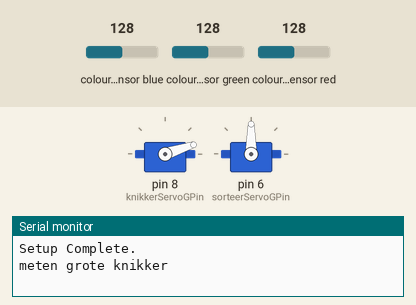
Recording of a sketch running on a simulated Arduino Mega 2560, built with avr-gcc and run on an emulated ATmega2560. Shown: 2 × servo, the last lines printed to the serial monitor. Wiring (inferred from the names in the program): TCS3200 colour sensor: output pin 39; S2 pin 41; S3 pin 43; S0 pin 53; S1 pin 51. The inputs (shaded band) are chosen by the test bench; at power-on: colour sensor blue 128, colour sensor green 128, colour sensor red 128.

Above: at 0.1 s.
At 19.3 s:
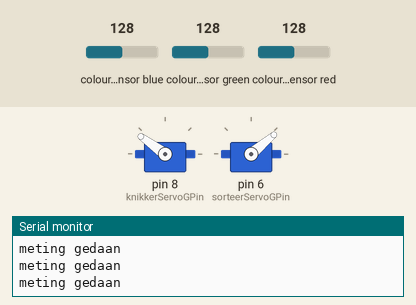
At 28.9 s:
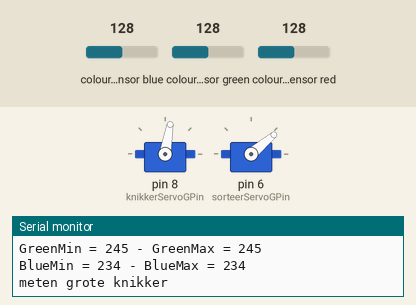
At 36.5 s:
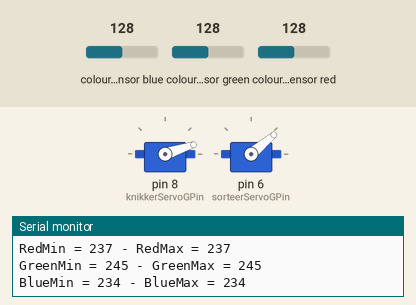
Timing chart, 0 to 38.0 s (numbered marks = the images above):
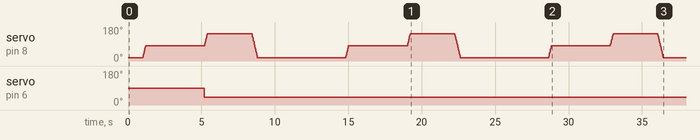

The sketch:

Calibratie_Code_Kleurensensor.ino
```cpp
#include <Servo.h> //Servo library toegevoegd

Servo knikkerServoG; //detectie servo wiel voor Grote knikkers
Servo sorteerServoG; // de sorteerservo voor de grote knikkers

const uint8_t knikkerServoGPin = 8; //servo pin
const uint8_t sorteerServoGPin = 6; //servo pin

const uint8_t S0 = 53;  //kleurensensor pin
const uint8_t S1 = 51;  //kleurensensor pin
const uint8_t S2 = 41;  //kleurensensor pin
const uint8_t S3 = 43;  //kleurensensor pin
const uint8_t sensorOut = 39;  //kleurensensor pin

int redPW = 0; // Variables for Color Pulse Width Measurements
int greenPW = 0;
int bluePW = 0;
int redValueMin; //variabeles voor knikkerdetectie
int redValueMax;
int greenValueMin;
int greenValueMax;
int blueValueMin;
int blueValueMax;
int redValue; //variabeles voor knikkerdetectie
int greenValue;
int blueValue;

//Kleurensensor standaard:
const int redMin = 28; // Red minimum value
const int redMax = 178; // Red maximum value
const int greenMin = 32; // Green minimum value
const int greenMax = 199; // Green maximum value
const int blueMin = 28; // Blue minimum value
const int blueMax = 160; // Blue maximum value

const uint8_t knikkerServo_Begin = 18;
const uint8_t knikkerServo_Sensor = 80;
const uint8_t knikkerServo_Eind = 144;
const uint8_t sorteerServoGhoekMidden = 40; //de buffer voor midden

void setup() {
  // put your setup code here, to run once:
Serial.begin(9600);
  //Alle pinmodes worden hier gedefineerd:
  pinMode(S0, OUTPUT);
  pinMode(S1, OUTPUT);
  pinMode(S2, OUTPUT);
  pinMode(S3, OUTPUT);
  pinMode(sensorOut, INPUT);
  pinMode(knikkerServoGPin, OUTPUT);
  pinMode(sorteerServoGPin, OUTPUT);

  //Alle Servos worden verbinden met de juiste pin:
  knikkerServoG.attach(knikkerServoGPin);
  sorteerServoG.attach(sorteerServoGPin);

  // Set Frequency scaling to 20%
  digitalWrite(S0, HIGH);
  digitalWrite(S1, LOW);

  Serial.println("Setup Complete.");
}

void loop() {
    // wiel draaien naar beginpositie en naar de sensor:
    Serial.println("meten grote knikker");
    knikkerServoG.write(knikkerServo_Begin);
    delay(1000);
    for (int hoek = knikkerServo_Begin; hoek <= knikkerServo_Sensor; hoek++) {
      knikkerServoG.write(hoek); //per stap van 1 graden wordt de servo aangestuurd
      delay(3.7);
    }
    delay(1000);

redValueMin=1000; //variabeles voor knikkerdetectie
redValueMax=0;
greenValueMin=1000;
greenValueMax=0;
blueValueMin=1000;
blueValueMax=0;

for(int i=0; i<5; i++){
  Serial.println("meting gedaan");
      delay(200);// Delay to stabilize sensor
      redPW = getRedPW();  // Read Red value
      redValue = map(redPW, redMin, redMax, 255, 0);  // Map to value from 0-255

      delay(200); // Delay to stabilize sensor
      greenPW = getGreenPW();  // Read Green value
      greenValue = map(greenPW, greenMin, greenMax, 255, 0);  // Map to value from 0-255

      delay(200); // Delay to stabilize sensor
      bluePW = getBluePW();  // Read Blue value
      blueValue = map(bluePW, blueMin, blueMax, 255, 0);  // Map to value from 0-255

      if(redValue>redValueMax){
        redValueMax=redValue;
      }
      if(redValue<redValueMin){
        redValueMin=redValue;
      }

      if(greenValue>greenValueMax){
        greenValueMax=greenValue;
      }
      if(greenValue<greenValueMin){
        greenValueMin=greenValue;
      }

      if(blueValue>blueValueMax){
        blueValueMax=blueValue;
      }
      if(blueValue<blueValueMin){
        blueValueMin=blueValue;
      }


}

      sorteerServoG.write(sorteerServoGhoekMidden);

      for (int hoek = knikkerServo_Sensor; hoek <= knikkerServo_Eind; hoek++) {
        knikkerServoG.write(hoek); //per stap van 1 graden wordt de servo aangestuurd
        delay(3.7);
      }
      delay(1000);
        // Print output to Serial Monitor
    Serial.print("RedMin = ");
    Serial.print(redValueMin);
    Serial.print(" - RedMax = ");
    Serial.println(redValueMax);
    Serial.print("GreenMin = ");
    Serial.print(greenValueMin);
    Serial.print(" - GreenMax = ");
    Serial.println(greenValueMax);
    Serial.print("BlueMin = ");
    Serial.print(blueValueMin);
    Serial.print(" - BlueMax = ");
    Serial.println(blueValueMax);

    delay(2000);
      for (int hoek = knikkerServo_Eind; hoek >= knikkerServo_Begin; hoek--) {
        knikkerServoG.write(hoek); //per stap van 1 graden wordt de servo aangestuurd
        delay(3.7);
      }
      delay(5000);
}

// Function to read Red Pulse Widths bij de grote knikkers
int getRedPW() {
  // Set sensor to read Red only
  digitalWrite(S2, LOW);
  digitalWrite(S3, LOW);
  // Define integer to represent Pulse Width
  int PW;

  // Read the output Pulse Width
  PW = pulseIn(sensorOut, LOW);
  // Return the value
  return PW;
}

// Function to read Green Pulse Widths bij de grote knikkers
int getGreenPW() {
  // Set sensor to read Green only
  digitalWrite(S2, HIGH);
  digitalWrite(S3, HIGH);
  // Define integer to represent Pulse Width
  int PW;

  // Read the output Pulse Width
  PW = pulseIn(sensorOut, LOW);
  // Return the value
  return PW;
}

// Function to read Blue Pulse Widths bij de grote knikkers
int getBluePW() {
  // Set sensor to read Blue only
  digitalWrite(S2, LOW);
  digitalWrite(S3, HIGH);
  // Define integer to represent Pulse Width
  int PW;

  // Read the output Pulse Width
  PW = pulseIn(sensorOut, LOW);
  // Return the value
  return PW;
}
```

Measured:
- by itself, servo on pin 6 (sorteerServoGPin): 90° → 40° at 5.2 s
